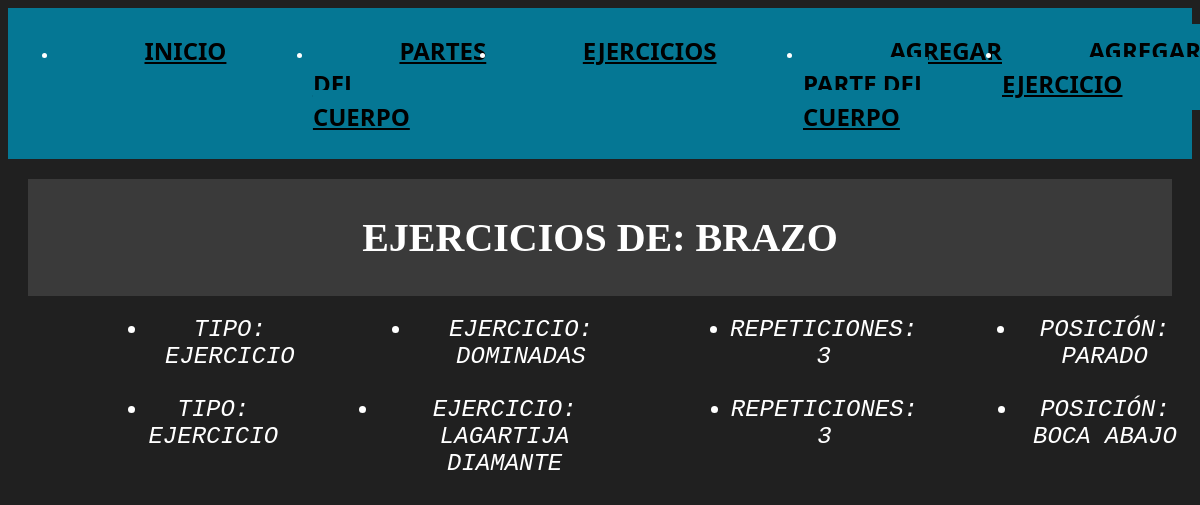
The page /d_cuerpo/1 on the database its author committed.
### app_rutina/models.py (models this page shows, shortened)
class t_cuerpo (models.Model):
    cuerpo = models.CharField(max_length=200)

class t_ejercicio (models.Model):
    cuerpo = models.ForeignKey(t_cuerpo,on_delete=models.CASCADE)
    ejercicio = models.CharField(max_length=200)
    posicion = models.CharField(max_length=200)
    tipo = models.CharField(max_length=200)
    repeticiones = models.IntegerField()

### app_rutina/views.py (the view)
# urls.py: path('d_cuerpo/<int:id>',views.d_cuerpo, name='d_cuerpo'),
def d_cuerpo(i, id):
    d_cuerpo = get_object_or_404(models.t_cuerpo,id=id)
    d_ejercicio = models.t_ejercicio.objects.filter(cuerpo_id=id)
    return render(i, 'cuerpo/d_cuerpo.html',{
        'd_cuerpo':d_cuerpo,
        'd_ejercicio':d_ejercicio
    })

### app_rutina/templates/cuerpo/d_cuerpo.html
{% extends 'main/main.html' %}
{% block main %}
    <div>
        <h1>EJERCICIOS DE: {{ d_cuerpo.cuerpo }} </h1>
        {% for i in d_ejercicio %}
            <ul class="cuerpo_d">
                <li> TIPO: {{ i.tipo }} </li>
                <li> EJERCICIO: {{ i.ejercicio }} </li>
                <li> REPETICIONES: {{ i.repeticiones }} </li>
                <li> POSICIÓN: {{ i.posicion }} </li>
            </ul>
        {% endfor %}
    </div>
{% endblock %}

### app_rutina/static/styles/main.css (style rules this page uses)
.main div { text-align: center; }
.main div h1 { font-size: 40px; background: #3a3a3a; margin: 20px 20px 20px; padding: 35px; }
.cuerpo_d { display: flex; justify-content: space-around; }
.cuerpo_d li { margin: 0px 0px 10px 100px; font-family: Courier New; font-style: italic; font-size: x-large; }

### rows shown on the page
t_cuerpo: cuerpo "BRAZO"
t_ejercicio: tipo "EJERCICIO", ejercicio "DOMINADAS", repeticiones "3", posicion "PARADO"
t_ejercicio: tipo "EJERCICIO", ejercicio "LAGARTIJA DIAMANTE", repeticiones "3", posicion "BOCA ABAJO"
